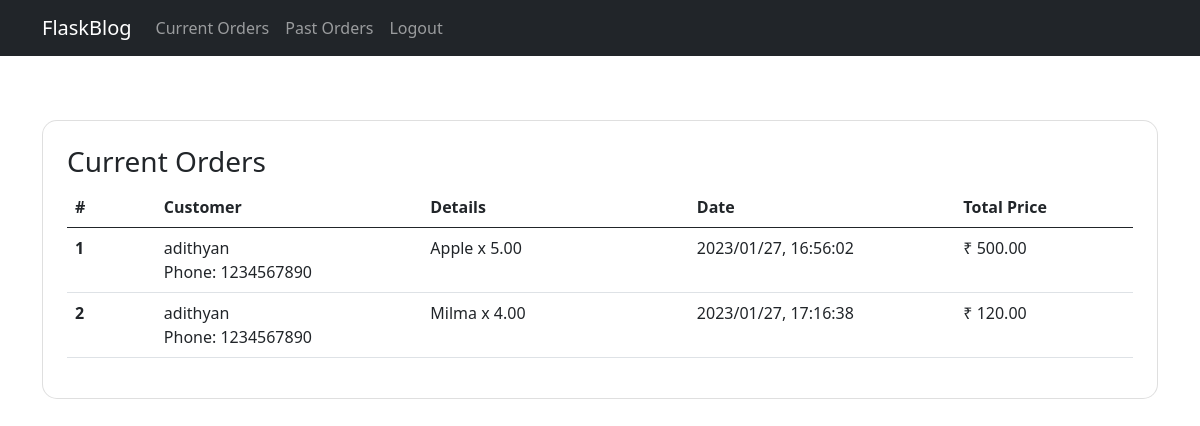
The page /vendor/past_orders (signed in) on the database its author committed.
### application/models.py (models this page shows)
class User(db.Model):
    __tablename__ = 'users'
    id = db.Column(db.Integer, primary_key=True, autoincrement=True)
    name = db.Column(db.String(255), nullable=False)
    email = db.Column(db.String(255), nullable=False, unique=True)
    password = db.Column(db.String(255), nullable=False)
    phone = db.Column(db.String(10), nullable=False)

class Products(db.Model):
    __tablename__ = 'products'
    id = db.Column(db.Integer, primary_key=True, autoincrement=True)
    name = db.Column(db.String(255), nullable=False)
    vendor = db.Column(db.Integer, db.ForeignKey('vendors.id'), nullable=False)
    image = db.Column(db.String(255), nullable=False)
    category = db.Column(db.String(255), nullable=False)
    price = db.Column(db.Numeric(10,2), nullable=False)
    qty = db.Column(db.Numeric(10,2), nullable=False)
    unit = db.Column(db.String(255), nullable=False)

class Orders(db.Model):
    __tablename__ = 'orders'
    id = db.Column(db.Integer, primary_key=True, autoincrement=True)
    vendor = db.Column(db.Integer, db.ForeignKey('vendors.id'), nullable=False)
    user = db.Column(db.Integer, db.ForeignKey('users.id'), nullable=False)
    product = db.Column(db.Integer, db.ForeignKey('products.id'), nullable=False)
    date = db.Column(db.String(255), nullable=False)
    qty = db.Column(db.Numeric(10,2), nullable=False)
    price = db.Column(db.Numeric(10,2), nullable=False)
    state = db.Column(db.String(255), nullable=False)

### application/controllers.py (the view)
@app.route('/vendor/past_orders')
@vendor_login_required
def vendor_past_orders():
    orders=Orders.query.filter_by(vendor=session['id'], state="Delivered").all()
    orders= utils.get_vendor_orders(orders)
    return render_template('vendor_past_orders.html', orders = orders)

### application/controllers.py (called while the page is built)
def vendor_login_required(f):
    @wraps(f)
    def wrap(*args, **kwargs):
        if 'type' in session and session['type'] == 'Vendor' and 'status' in session:
            return f(*args, **kwargs)
        else:
            flash('Unauthorized Access','danger')
            return redirect(url_for('login'))
    return wrap

### application/utils.py (called while the page is built)
def get_vendor_orders(orders):
    out = []
    for order in orders:
        product = Products.query.filter_by(id=order.product).first()
        buyer = User.query.filter_by(id=order.user).first()
        item = {
            'id': order.id,
            'buyer_name': buyer.name,
            'buyer_phone': buyer.phone,
            'product_name': product.name,
            'qty': order.qty,
            'date': order.date,
            'price': round(order.price * order.qty,2)
        }
        out.append(item)
    return out

### templates/vendor_past_orders.html
{% extends 'base_vendor.html' %}
{% block content %}
<div class="container py-5 h-100">
  <div class="card" style="border-radius: 15px;">
      <div class="card-body p-4">
          <h3>Current Orders</h3>
          <table class="table">
              <thead>
                <tr>
                  <th class = "col-1">#</th>
                  <th class = "col-3">Customer</th>
                  <th class="col-3">Details</th>
                  <th class="col-3">Date</th>
                  <th class = "col-2">Total Price</th>
                </tr>
              </thead>
              <tbody>
                  {% for order in orders %}
                      <tr>
                          <th>{{ loop.index }}</th>
                          <td>
                              <div>
                                  <span>{{order['buyer_name']}}
                                  <br>
                                  Phone: {{order['buyer_phone']}}</span>
                              </div>
                          </td>
                          <td>{{ order['product_name'] }} x {{ order['qty'] }}</td>
                          <td>{{ order['date'] }}</td>
                          <td>₹ {{ order['price'] }}</td>
                      </tr>
                  {% endfor %}
              </tbody>
            </table>
      </div>
  </div>
</div>
{% endblock %}

### rows shown on the page
User: buyer_name "adithyan" "adithyan", buyer_phone "1234567890" "1234567890"
Products: product_name "Apple"
Orders: qty "5.00", date "2023/01/27, 16:56:02"
Products: product_name "Milma"
Orders: qty "4.00", date "2023/01/27, 17:16:38"

### other values the page prints
{{ order['price'] }} "500.00" "120.00"
